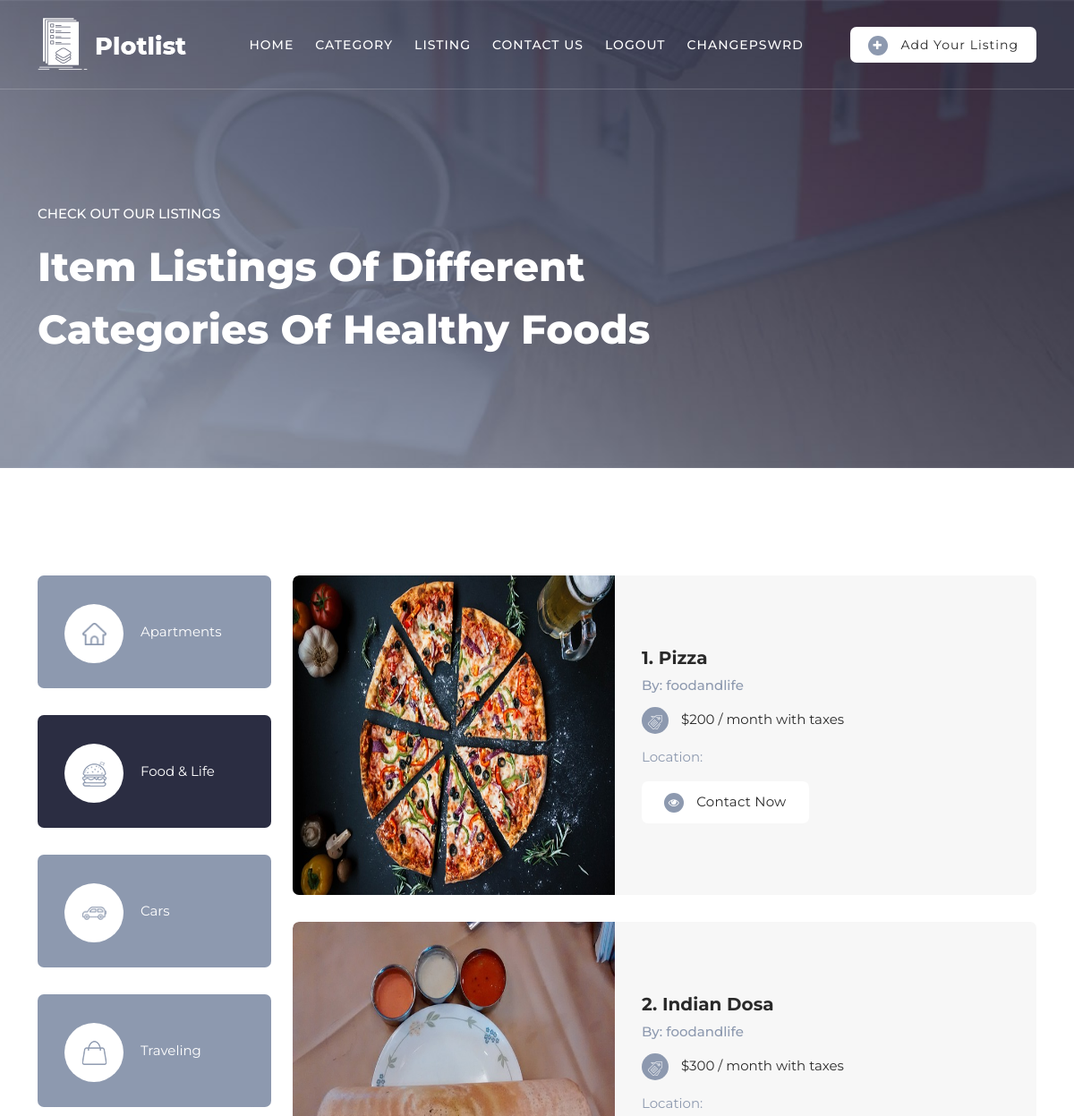
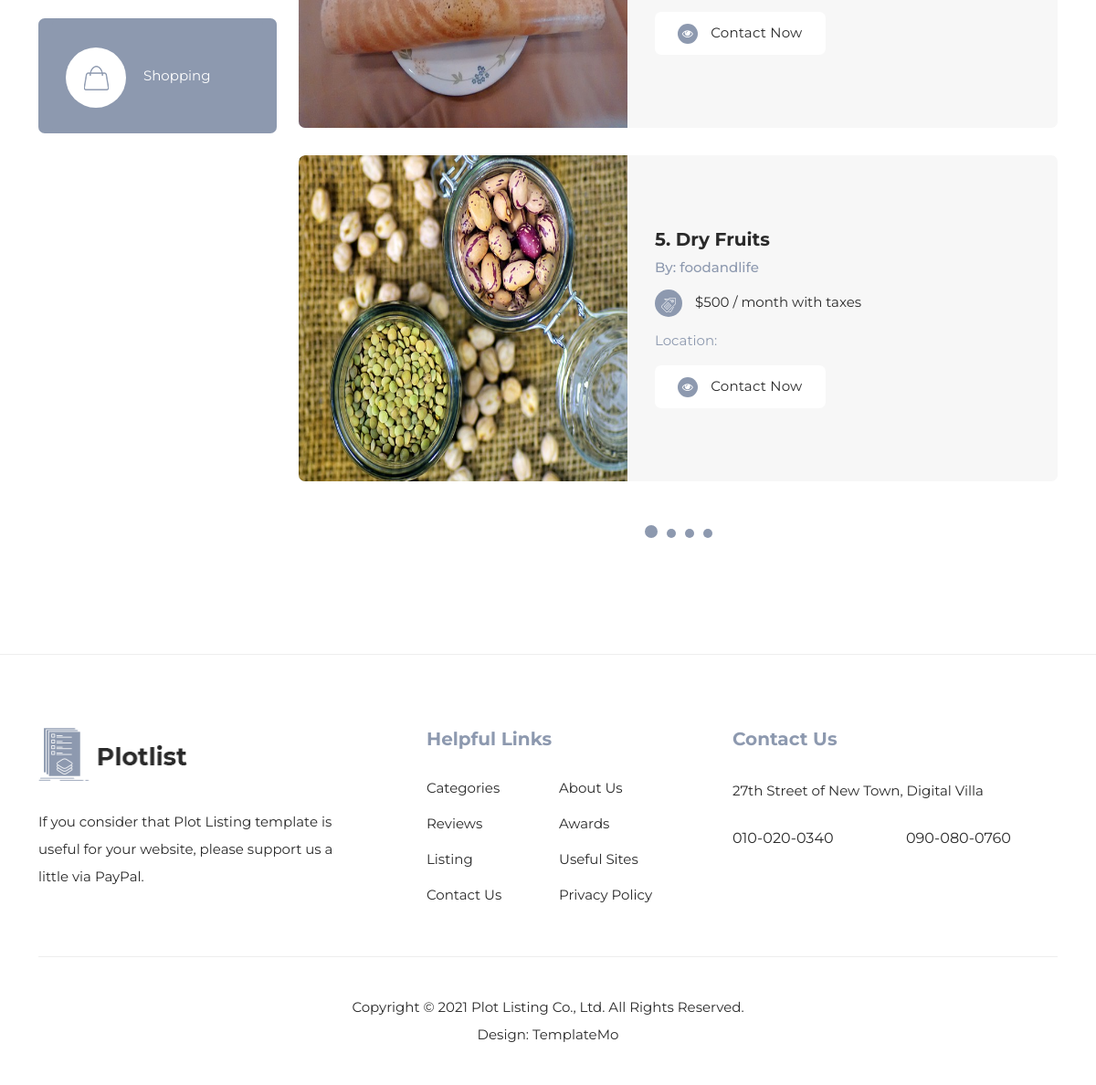
The page /food&lifelisting/ (signed in) on the database its author committed (2 pictures, top to bottom).
### plotapp/models.py (models this page shows)
class MyListing(models.Model):
    TYPE_CHOICES = [
        ('car', 'car'),
        ('appartements', 'appartements'),
        ('shopping', 'shopping'),
        ('travelling', 'travelling'),
        ('foodandlife', 'foodandlife'),
    ]
    area = models.CharField(max_length=100, default='')
    price = models.IntegerField(default=0)
    location = models.CharField(max_length=100, default='')
    image = models.ImageField(upload_to='images/', default='')
    title = models.CharField(max_length=100, default='')
    listing_type = models.CharField(max_length=100, choices=TYPE_CHOICES)
    is_deleted = models.BooleanField(default=False)

### plotapp/views.py (the view)
# urls.py: path('food&lifelisting/', views.FoodAndLifeListing.as_view(), name="food&lifelisting"),
class FoodAndLifeListing(ListView):
    template_name = "food&lifedy.html"
    model = MyListing
    context_object_name = 'foodandlifelistings'
    def get_queryset(self):
        return self.model.objects.filter(listing_type='foodandlife')

### plotapp/views.py (called while the page is built)
    def dispatch(self, request, *args, **kwargs):
        if not request.user.is_authenticated:
            return self.handle_no_permission()
        return super().dispatch(request, *args, **kwargs)

### plotapp/templates/food&lifedy.html (shortened to what this page needs)
{% extends 'index.html' %}
{% block content %}
{% load static %}
<div class="page-heading">
  <div class="container">
    <div class="row">
      <div class="col-lg-8">
        <div class="top-text header-text">
          <h6>Check Out Our Listings</h6>
          <h2>Item listings of Different Categories of Healthy Foods</h2>
        </div>
      </div>
    </div>
  </div>
</div>
<div class="listing-page">
  <div class="container">
    <div class="row">
      <div class="col-lg-12">
        <div class="naccs">
          <div class="grid">
            <div class="row">
              <div class="col-lg-3">
                <div class="menu">
                  <a href="{% url 'appartements' %}">
                  <div class="first-thumb">
                    <div class="thumb">
                      <span class="icon"><img src="{% static 'images/search-icon-01.png' %}" alt=""></span>
                      Apartments
                    </div>
                  </div>
                  </a>
                  <a href="{% url 'food&lifelisting' %}">
                  <div class="thumb active">
                    <div class="thumb active">
                      <span class="icon"><img src="{% static 'images/search-icon-02.png' %}" alt=""></span>
                      Food & Life
                    </div>
                  </div>
                  </a>
                  <a href="{% url 'carslisting' %}">
                  <div>
                    <div class="thumb">
                      <span class="icon"><img src="{% static 'images/search-icon-03.png' %}" alt=""></span>
                      Cars
                    </div>
                  </div>
                  </a>
                  <a href="{% url 'travellinglisting' %}">
                  <div>
                    <div class="thumb">
                      <span class="icon"><img src="{% static 'images/search-icon-04.png' %}" alt=""></span>
                      Traveling
                    </div>
                  </div>
                  </a>
                  <a href="{% url 'shoppinglisting' %}">
                    <div class="last-thumb">
                      <div class="thumb">
                        <span class="icon"><img src="{% static 'images/search-icon-04.png' %}" alt=""></span>
                        Shopping
                      </div>
                    </div>
                  </a>
                </div>
              </div>
                <div class="col-lg-9">
                <ul class="nacc">
                  <li class="active">
                    <div>
                      <div class="col-lg-12">
                      <div class="owl-carousel owl-listing">
                        {% for listing in foodandlifelistings %}
                          {% if forloop.counter0|divisibleby:3 %}
                            <div class="item">
                          {% endif %}
                          <div class="listing-item">
                            <div class="left-image">
                              <a href="#"><img src="{{ listing.image.url }}" alt="" class="listing_image" height="380px"></a>
                            </div>
                            <div class="right-content align-self-center">
                              <a href="#"><h4>{{ listing.id }}. {{ listing.title }}</h4></a>
                              <h6>By: {{ listing.listing_type }}</h6>
                              <span class="price">
                                <div class="icon">
                                  <img src="{% static 'images/listing-icon-01.png' %}" alt="">
                                </div> ${{ listing.price }} / month with taxes
                              </span>
                              <span class="details">Location: <em>{{ listing.location }}</em></span>
                              <div class="main-white-button">
                                <a href="{% url 'ContactForm' %}"><i class="fa fa-eye"></i> Contact Now</a>
                              </div>
                            </div>
                          </div>
                          {% if forloop.counter|divisibleby:3 %}
                            </div>
                          {% endif %}
                        {% endfor %}
                    </div>
                    </div>
                  </li>
                </ul>
              </div>
            </div>
          </div>
        </div>
      </div>
    </div>
  </div>
</div>
{% endblock content %}

### plotapp/templates/index.html (shortened to what this page needs)
{% load static %}
<!DOCTYPE html>
<html lang="en">
   <head>
    <link href="{% static 'bootstrap/css/bootstrap.min.css' %}" rel="stylesheet">
    <link rel="stylesheet" href="{% static 'css/fontawesome.css' %}">
    <link rel="stylesheet" href="{% static 'css/templatemo-plot-listing.css' %}">
    <link rel="stylesheet" href="{% static 'css/animated.css' %}">
    <link rel="stylesheet" href="{% static 'css/owl.css' %}">
  </head>
<body>
  <header class="header-area header-sticky wow slideInDown" data-wow-duration="0.75s" data-wow-delay="0s">
    <div class="container">
      <div class="row">
        <div class="col-12">
          <nav class="main-nav">
            <a href="/" class="logo">
            </a>
            <ul class="nav">
              <li><a href="{% url 'home' %}" >Home</a></li>
              <li><a href="{% url 'category' %}">Category</a></li>
              <li><a href="{% url 'listing' %}">Listing</a></li>
              <li><a href="{% url 'ContactForm' %}">Contact Us</a></li>
              {% if user.is_authenticated %}
              <li><a href="{% url 'logout' %}">Logout</a></li>
              <li><a href="{% url 'changepassword' %}">ChangePswrd</a></li>
              {% else %}
              <li><a href="{% url 'login' %}">Login</a></li>
              <li><a href="{% url 'signup' %}">Sign Up</a></li>
              {% endif %}
              <li><div class="main-white-button"><a href="{% url 'mylisting' %}"><i class="fa fa-plus"></i> Add Your Listing</a></div></li>
            </ul>
          </nav>
        </div>
      </div>
    </div>
  </header>
{% block content %}
{% endblock content %}
  <footer>
    <div class="container">
      <div class="row">
        <div class="col-lg-4">
          <div class="about">
            <div class="logo">
              <img src="{% static 'images/black-logo.png' %}" alt="Plot Listing">
            </div>
            <p>If you consider that <a rel="nofollow" href="https://templatemo.com/tm-564-plot-listing" target="_parent">Plot Listing template</a> is useful for your website, please <a rel="nofollow" href="https://www.paypal.me/templatemo" target="_blank">support us</a> a little via PayPal.</p>
          </div>
        </div>
        <div class="col-lg-4">
          <div class="helpful-links">
            <h4>Helpful Links</h4>
            <div class="row">
              <div class="col-lg-6 col-sm-6">
                <ul>
                  <li><a href="{% url 'category' %}">Categories</a></li>
                  <li><a href="{% url 'reviews' %}">Reviews</a></li>
                  <li><a href="{% url 'listing' %}">Listing</a></li>
                  <li><a href="{% url 'ContactForm' %}">Contact Us</a></li>
                </ul>
              </div>
              <div class="col-lg-6">
                <ul>
                  <li><a href="{% url 'aboutus' %}">About Us</a></li>
                  <li><a href="{% url 'awards' %}">Awards</a></li>
                  <li><a href="{% url 'usefulsites' %}">Useful Sites</a></li>
                  <li><a href="{% url 'privacypolicy' %}">Privacy Policy</a></li>
                </ul>
              </div>
            </div>
          </div>
        </div>
        <div class="col-lg-4">
          <div class="contact-us">
            <h4>Contact Us</h4>
            <p>27th Street of New Town, Digital Villa</p>
            <div class="row">
              <div class="col-lg-6">
                <a href="{% url 'ContactForm' %}">010-020-0340</a>
              </div>
              <div class="col-lg-6">
                <a href="{% url 'ContactForm' %}">090-080-0760</a>
              </div>
            </div>
          </div>
        </div>
        <div class="col-lg-12">
          <div class="sub-footer">
            <p>Copyright © 2021 Plot Listing Co., Ltd. All Rights Reserved.
            <br>
			Design: <a rel="nofollow" href="https://templatemo.com" title="CSS Templates">TemplateMo</a></p>
          </div>
        </div>
      </div>
    </div>
  </footer>
</body>
</html>

### plotapp/templates/food&lifedy.html (style rules this page uses)
.listing_image { max-height: 30vw; min-height: 30vw; max-width:30vw; min-width: 30vw; }

### rows shown on the page
MyListing: image (picture), id "1", title "Pizza", listing_type "foodandlife", price "200"
MyListing: image (picture), id "2", title "Indian Dosa", listing_type "foodandlife", price "300"
MyListing: image (picture), id "5", title "Dry Fruits", listing_type "foodandlife", price "500"
